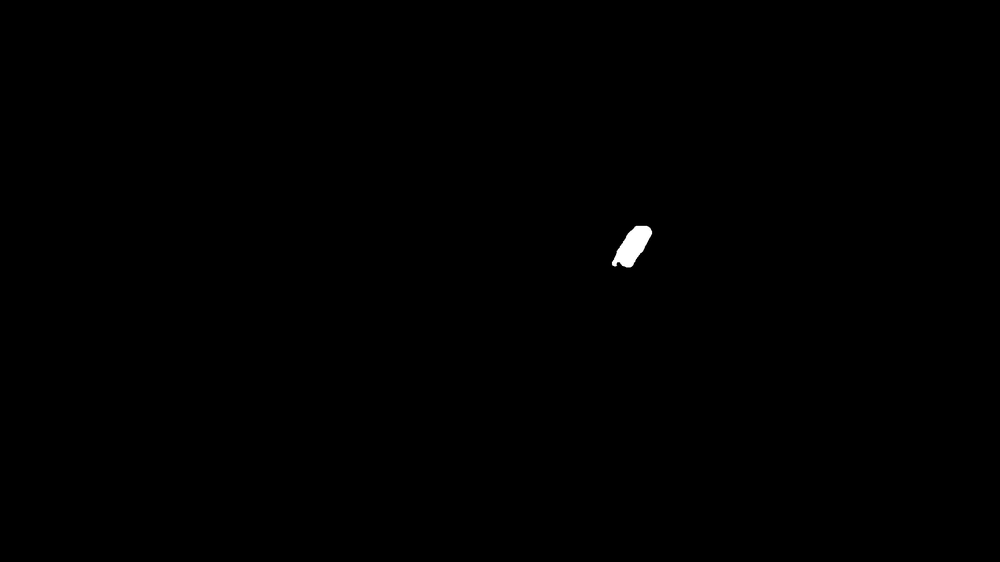
#> input picture 13. OpenCV Contours/fixed_mask_0.png, 1000 x 562 px, shrunk from 1920 x 1080 before the run
$ python 13_2test.py
#> lines starting #> are read from the running program, lines starting #| are printed output that depends on the picture; after the words box and inside, x2 and y2 are one past the last pixel; in counts of white or black regions, pixels touching at a corner belong together
import cv2
import numpy as np

src = cv2.imread("fixed_mask_0.png", cv2.IMREAD_COLOR)
#> src is the input picture: shape (562, 1000, 3); min 0, max 255, mean 0.4

gray = cv2.cvtColor(src, cv2.COLOR_RGB2GRAY)
ret, binary = cv2.threshold(gray, 127, 255, cv2.THRESH_BINARY)
#> binary: shape (562, 1000); 0.16% white; 1 white region, box (x1, y1, x2, y2) and area: (612, 226, 652, 267) 911
binary = cv2.bitwise_not(binary)
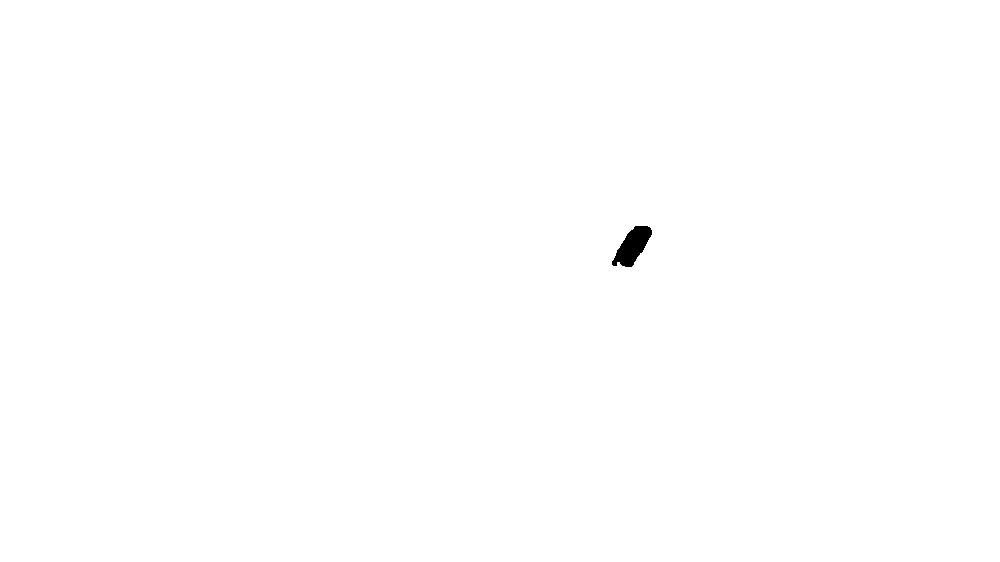
#> binary: shape (562, 1000); 99.8% white; 1 black region
cv2.imshow('binary image', binary)


contours, hierarchy = cv2.findContours(binary, cv2.RETR_CCOMP, cv2.CHAIN_APPROX_NONE)
#> contours = 2 contours; box (x1, y1, x2, y2) and area: (0, 0, 1000, 562) 560439, (611, 225, 653, 268) 970

for i in range(len(contours)):
    cv2.drawContours(src, [contours[i]], 0, (0, 0, 255), 2)
    cv2.putText(src, str(i), tuple(contours[i][0][0]), cv2.FONT_HERSHEY_COMPLEX, 0.8, (0, 255, 0), 1)
    print(i, hierarchy[0][i])
    cv2.imshow("src", src)
    cv2.waitKey(0)
#> this loop made 2 passes
#| 0 [-1 -1  1 -1]
#| 1 [-1 -1 -1  0]
#> pass 1, `cv2.imshow("src", src)`:
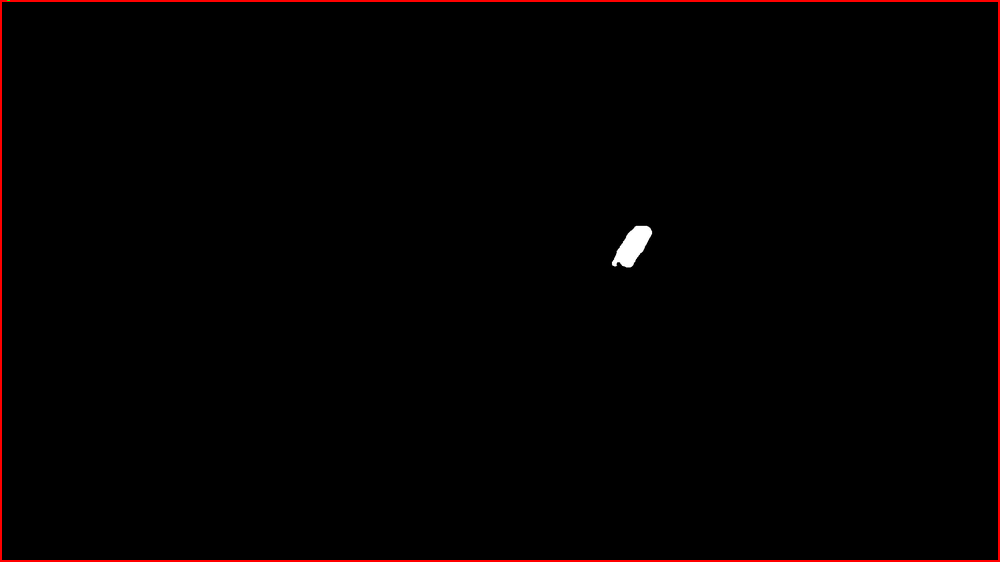
#> window 'src': shape (562, 1000, 3); mean B, G, R 0.4, 0.4, 3.2
#> pass 2, `cv2.imshow("src", src)`:
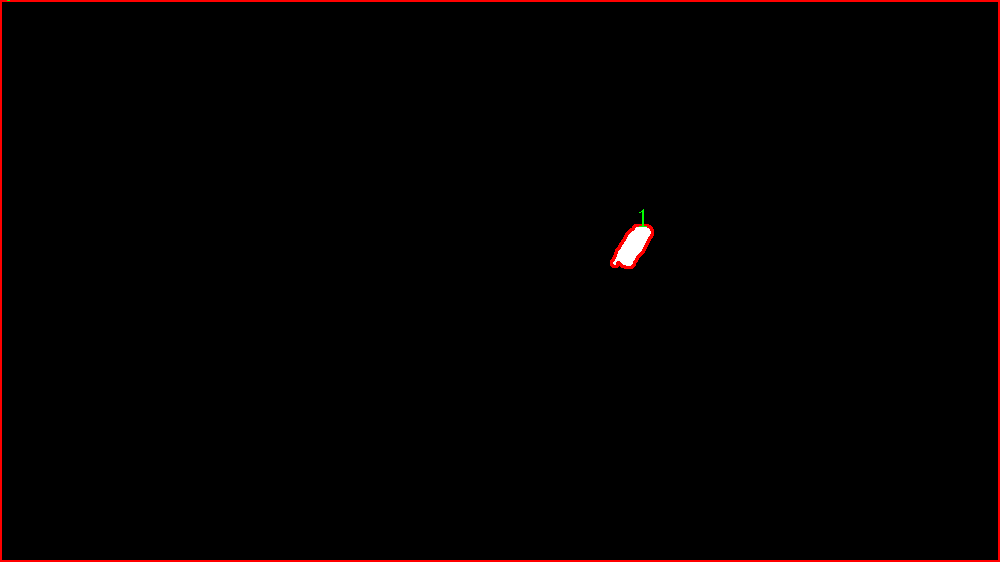
#> window 'src': shape (562, 1000, 3); mean B, G, R 0.3, 0.4, 3.4

cv2.destroyAllWindows()
